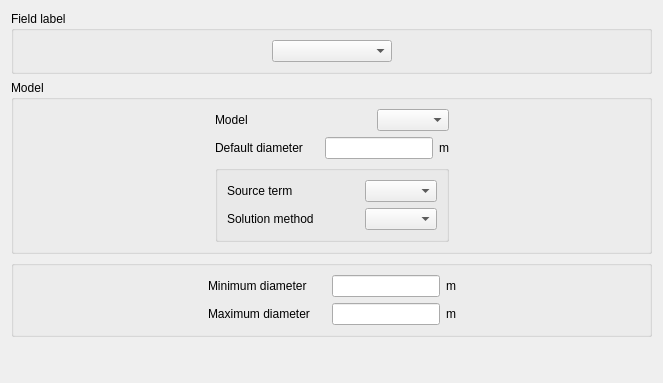
<ui version="4.0" >
 <class>InterfacialArea</class>
 <widget class="QWidget" name="InterfacialArea" >
  <property name="geometry" >
   <rect>
    <x>0</x>
    <y>0</y>
    <width>659</width>
    <height>383</height>
   </rect>
  </property>
  <property name="windowTitle" >
   <string>Form</string>
  </property>
  <layout class="QGridLayout" name="gridLayout_5" >
   <item row="0" column="0" >
    <widget class="QGroupBox" name="groupBox" >
     <property name="title" >
      <string>Field label</string>
     </property>
     <layout class="QGridLayout" name="gridLayout_2" >
      <item row="0" column="0" >
       <spacer name="horizontalSpacer_7" >
        <property name="orientation" >
         <enum>Qt::Horizontal</enum>
        </property>
        <property name="sizeHint" stdset="0" >
         <size>
          <width>264</width>
          <height>20</height>
         </size>
        </property>
       </spacer>
      </item>
      <item row="0" column="1" >
       <widget class="QComboBox" name="comboBoxField" >
        <property name="minimumSize" >
         <size>
          <width>120</width>
          <height>0</height>
         </size>
        </property>
       </widget>
      </item>
      <item row="0" column="2" >
       <spacer name="horizontalSpacer_8" >
        <property name="orientation" >
         <enum>Qt::Horizontal</enum>
        </property>
        <property name="sizeHint" stdset="0" >
         <size>
          <width>263</width>
          <height>20</height>
         </size>
        </property>
       </spacer>
      </item>
     </layout>
    </widget>
   </item>
   <item row="1" column="0" >
    <widget class="QGroupBox" name="groupBoxModel" >
     <property name="title" >
      <string>Model</string>
     </property>
     <layout class="QGridLayout" name="gridLayout_3" >
      <item row="0" column="1" >
       <layout class="QVBoxLayout" name="verticalLayout_2" >
        <item>
         <layout class="QHBoxLayout" name="horizontalLayout_3" >
          <item>
           <widget class="QLabel" name="label" >
            <property name="text" >
             <string>Model</string>
            </property>
           </widget>
          </item>
          <item>
           <spacer name="horizontalSpacer_5" >
            <property name="orientation" >
             <enum>Qt::Horizontal</enum>
            </property>
            <property name="sizeHint" stdset="0" >
             <size>
              <width>16</width>
              <height>20</height>
             </size>
            </property>
           </spacer>
          </item>
          <item>
           <widget class="QComboBox" name="comboBoxModel" />
          </item>
         </layout>
        </item>
        <item>
         <layout class="QHBoxLayout" name="horizontalLayout_4" >
          <item>
           <widget class="QLabel" name="label_4" >
            <property name="text" >
             <string>Default diameter</string>
            </property>
           </widget>
          </item>
          <item>
           <spacer name="horizontalSpacer_6" >
            <property name="orientation" >
             <enum>Qt::Horizontal</enum>
            </property>
            <property name="sizeHint" stdset="0" >
             <size>
              <width>16</width>
              <height>20</height>
             </size>
            </property>
           </spacer>
          </item>
          <item>
           <widget class="QLineEdit" name="lineEditDefaultDiameter" />
          </item>
          <item>
           <widget class="QLabel" name="label_5" >
            <property name="text" >
             <string>m</string>
            </property>
           </widget>
          </item>
         </layout>
        </item>
       </layout>
      </item>
      <item row="1" column="0" >
       <spacer name="horizontalSpacer_9" >
        <property name="orientation" >
         <enum>Qt::Horizontal</enum>
        </property>
        <property name="sizeHint" stdset="0" >
         <size>
          <width>160</width>
          <height>20</height>
         </size>
        </property>
       </spacer>
      </item>
      <item row="1" column="2" >
       <spacer name="horizontalSpacer_10" >
        <property name="orientation" >
         <enum>Qt::Horizontal</enum>
        </property>
        <property name="sizeHint" stdset="0" >
         <size>
          <width>160</width>
          <height>20</height>
         </size>
        </property>
       </spacer>
      </item>
      <item row="1" column="1" >
       <widget class="QGroupBox" name="groupBoxAreaTransport" >
        <property name="title" >
         <string/>
        </property>
        <layout class="QGridLayout" name="gridLayout" >
         <item row="0" column="0" >
          <layout class="QHBoxLayout" name="horizontalLayout_5" >
           <item>
            <widget class="QLabel" name="label_2" >
             <property name="text" >
              <string>Source term</string>
             </property>
            </widget>
           </item>
           <item>
            <spacer name="horizontalSpacer" >
             <property name="orientation" >
              <enum>Qt::Horizontal</enum>
             </property>
             <property name="sizeHint" stdset="0" >
              <size>
               <width>16</width>
               <height>20</height>
              </size>
             </property>
            </spacer>
           </item>
           <item>
            <widget class="QComboBox" name="comboBoxSourceTerm" />
           </item>
          </layout>
         </item>
         <item row="1" column="0" >
          <layout class="QHBoxLayout" name="horizontalLayout_6" >
           <item>
            <widget class="QLabel" name="label_3" >
             <property name="text" >
              <string>Solution method</string>
             </property>
            </widget>
           </item>
           <item>
            <spacer name="horizontalSpacer_2" >
             <property name="orientation" >
              <enum>Qt::Horizontal</enum>
             </property>
             <property name="sizeHint" stdset="0" >
              <size>
               <width>16</width>
               <height>20</height>
              </size>
             </property>
            </spacer>
           </item>
           <item>
            <widget class="QComboBox" name="comboBoxSolutionMethod" />
           </item>
          </layout>
         </item>
        </layout>
       </widget>
      </item>
     </layout>
    </widget>
   </item>
   <item row="2" column="0" >
    <widget class="QGroupBox" name="groupBoxMinMaxDiameter" >
     <property name="title" >
      <string/>
     </property>
     <layout class="QGridLayout" name="gridLayout_4" >
      <item row="0" column="0" >
       <spacer name="horizontalSpacer_11" >
        <property name="orientation" >
         <enum>Qt::Horizontal</enum>
        </property>
        <property name="sizeHint" stdset="0" >
         <size>
          <width>176</width>
          <height>20</height>
         </size>
        </property>
       </spacer>
      </item>
      <item row="0" column="1" >
       <layout class="QVBoxLayout" name="verticalLayout" >
        <item>
         <layout class="QHBoxLayout" name="horizontalLayout" >
          <item>
           <widget class="QLabel" name="label_6" >
            <property name="text" >
             <string>Minimum diameter</string>
            </property>
           </widget>
          </item>
          <item>
           <spacer name="horizontalSpacer_3" >
            <property name="orientation" >
             <enum>Qt::Horizontal</enum>
            </property>
            <property name="sizeHint" stdset="0" >
             <size>
              <width>16</width>
              <height>20</height>
             </size>
            </property>
           </spacer>
          </item>
          <item>
           <widget class="QLineEdit" name="lineEditMinDiameter" />
          </item>
          <item>
           <widget class="QLabel" name="label_8" >
            <property name="text" >
             <string>m</string>
            </property>
           </widget>
          </item>
         </layout>
        </item>
        <item>
         <layout class="QHBoxLayout" name="horizontalLayout_2" >
          <item>
           <widget class="QLabel" name="label_7" >
            <property name="text" >
             <string>Maximum diameter</string>
            </property>
           </widget>
          </item>
          <item>
           <spacer name="horizontalSpacer_4" >
            <property name="orientation" >
             <enum>Qt::Horizontal</enum>
            </property>
            <property name="sizeHint" stdset="0" >
             <size>
              <width>16</width>
              <height>20</height>
             </size>
            </property>
           </spacer>
          </item>
          <item>
           <widget class="QLineEdit" name="lineEditMaxDiameter" />
          </item>
          <item>
           <widget class="QLabel" name="label_9" >
            <property name="text" >
             <string>m</string>
            </property>
           </widget>
          </item>
         </layout>
        </item>
       </layout>
      </item>
      <item row="0" column="2" >
       <spacer name="horizontalSpacer_12" >
        <property name="orientation" >
         <enum>Qt::Horizontal</enum>
        </property>
        <property name="sizeHint" stdset="0" >
         <size>
          <width>176</width>
          <height>20</height>
         </size>
        </property>
       </spacer>
      </item>
     </layout>
    </widget>
   </item>
   <item row="3" column="0" >
    <spacer>
     <property name="orientation" >
      <enum>Qt::Vertical</enum>
     </property>
     <property name="sizeHint" stdset="0" >
      <size>
       <width>641</width>
       <height>16</height>
      </size>
     </property>
    </spacer>
   </item>
  </layout>
 </widget>
 <resources/>
 <connections/>
</ui>
